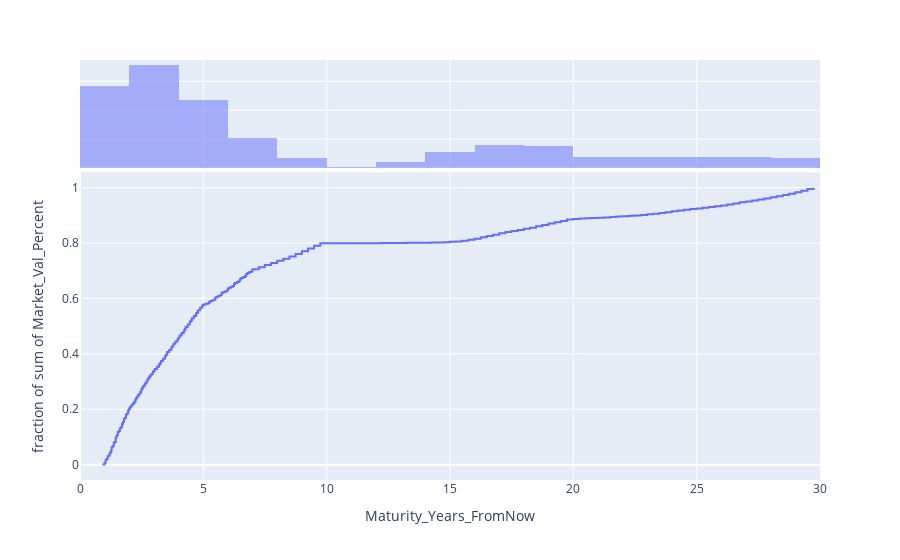

Notebook cell for this chart:
### Code cell
fig = px.ecdf(df,x='Maturity_Years_FromNow',y='Market_Val_Percent',marginal='histogram')
fig.show()

### Figure 1 — Plotly figure (JSON) as saved in the notebook; plotly's stock layout.template omitted (floating-point values rounded to 4 significant figures; data arrays with more than 128 entries replaced by an {"elided": "..."} marker saying what was removed)
{"data": [{"hovertemplate": "Maturity_Years_FromNow=%{x}<br>fraction of sum of Market_Val_Percent=%{y}<extra></extra>", "legendgroup": "", "line": {"dash": "solid", "shape": "hv"}, "marker": {"color": "#636efa", "symbol": "circle"}, "mode": "lines", "name": "", "orientation": "v", "showlegend": false, "type": "scatter", "x": {"elided": "289 float values"}, "xaxis": "x", "y": {"elided": "289 float values"}, "yaxis": "y"}, {"alignmentgroup": "True", "bingroup": "x", "hovertemplate": "Maturity_Years_FromNow=%{x}<br>count=%{y}<extra></extra>", "legendgroup": "", "marker": {"color": "#636efa"}, "name": "", "offsetgroup": "", "opacity": 0.5, "showlegend": false, "type": "histogram", "x": {"elided": "289 float values"}, "xaxis": "x2", "yaxis": "y2"}], "layout": {"barmode": "overlay", "legend": {"tracegroupgap": 0}, "margin": {"t": 60}, "xaxis": {"anchor": "y", "domain": [0, 1], "title": {"text": "Maturity_Years_FromNow"}}, "xaxis2": {"anchor": "y2", "domain": [0, 1], "matches": "x", "showgrid": true, "showticklabels": false}, "yaxis": {"anchor": "x", "domain": [0, 0.7326], "title": {"text": "fraction of sum of Market_Val_Percent"}}, "yaxis2": {"anchor": "x2", "domain": [0.7426, 1], "matches": "y2", "showgrid": true, "showline": false, "showticklabels": false, "ticks": ""}}}
